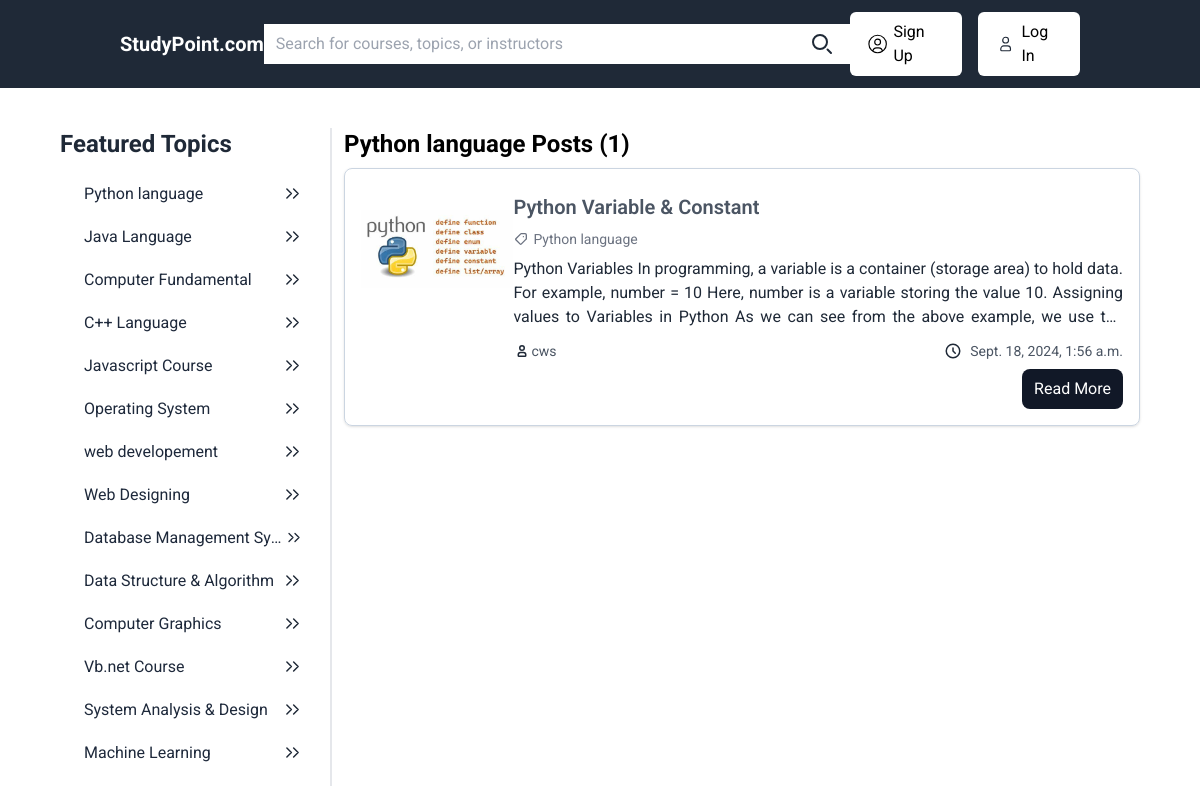
The page /filter/1 on the database its author committed.
### cms/models.py (models this page shows, shortened)
class Topic(models.Model):
    name = models.CharField(max_length=200)
    description = models.TextField()
    created_at = models.DateTimeField(auto_now_add=True)

class Content(models.Model):
    topic = models.ForeignKey(Topic, on_delete=models.CASCADE)
    title = models.CharField(max_length=200)
    content = models.TextField()
    created_at = models.DateTimeField(auto_now_add=True)
    feature_image = models.ImageField(upload_to="content/")
    author = models.ForeignKey(User, on_delete=models.SET_NULL, blank=True, null=True)
    class Meta:
        ordering = ['-title']

### cms/views.py (the view)
# urls.py: path("filter/<int:topic_id>", filter, name="filter"),
def filter(request, topic_id):
    data= {}
    topic = Topic.objects.get(pk=topic_id)
    data['title'] = f"{topic.name} Posts"
    data['categories'] = Topic.objects.all()
    data['posts'] = Content.objects.filter(topic__id=topic_id)
    return render(request, 'home.html', data)

### templates/home.html (shortened to what this page needs)
{% extends 'base.html' %}
{% block "content" %}
    <div class="flex flex-1">
        <h2 class="text-black font-bold text-2xl">{{title}} ({{posts|length}})</h2>
    </div>
    <div class="flex flex-1 flex-col mt-2">
        <div class="flex-1 flex flex-col gap-2">
            {% for post in posts %}
                <div class="flex p-4 border border-slate-300 rounded-lg shadow">
                    <div class="flex-1 items-center">
                        <img class="object-contain w-full h-32" src="{{ post.feature_image.url }}" alt="Post Image">
                    </div>
                    <div class="flex-[4]">
                        <h3 class="text-xl my-2 font-semibold text-gray-600">{{ post.title }}</h3>
                        <div class="flex flex-1 my-2">
                            <p class="text-sm flex gap-1 text-gray-500 items-center">
                                {{post.topic.name}}</p>
                        </div>
                        <p class="text-md text-justify mb-3 text-gray-800 line-clamp-3">{{ post.content }}</p>
                        <div class="flex items-cente my-2 justify-between">
                            <span class="text-sm text-gray-600 flex items-center">
                                {{ post.author }}</span>
                            <span class="ml-2 text-sm text-gray-600 flex gap-2 items-center">
                                <svg class="w-[18px] h-[18px] text-gray-800 dark:text-white" aria-hidden="true" xmlns="http://www.w3.org/2000/svg" width="24" height="24" fill="none" viewBox="0 0 24 24">
                                    <path stroke="currentColor" stroke-linecap="round" stroke-linejoin="round" stroke-width="2" d="M12 8v4l3 3m6-3a9 9 0 1 1-18 0 9 9 0 0 1 18 0Z"/>
                                  </svg>
                                {{ post.created_at }}</span>
                        </div>
                        <div class="flex flex-1 justify-end">
                            <a href="{% url 'show' post.id %}" class="bg-gray-900 rounded-lg text-white px-3 py-2 hover:bg-gray-600">Read More</a>
                        </div>
                    </div>
                </div>
            {% endfor %}
        </div>
    </div>
{% endblock %}

### templates/base.html (shortened to what this page needs)
<!DOCTYPE html>
<html lang="en">
<head>
    <script src="https://cdn.tailwindcss.com"></script>
</head>
<body>
    <div class="flex flex-1 bg-gray-800 py-3 px-[10%] justify-between items-center">
            <a href="{% url 'homepage' %}"><h1 class="text-xl font-bold text-white">StudyPoint.com</h1></a>
            <form action="{% url 'search' %}" method="get" class="flex bg-white">
                <input type="text" name="q" placeholder="Search for courses, topics, or instructors" size="60" class="bg-transparent w-full px-3 py-2 rounded-md focus:outline-none" />
                <button type="submit" class="px-4 py-2 rounded-md">
                    <svg class="w-6 h-6 text-gray-800 dark:text-white" aria-hidden="true" xmlns="http://www.w3.org/2000/svg" width="24" height="24" fill="none" viewBox="0 0 24 24">
                        <path stroke="currentColor" stroke-linecap="round" stroke-width="2" d="m21 21-3.5-3.5M17 10a7 7 0 1 1-14 0 7 7 0 0 1 14 0Z"/>
                      </svg>
                </button>
            </form>
            <div class="flex items-center">
                {% if request.user.is_authenticated %}
                <a href="{% url 'register' %}" class="px-4 mr-2 py-2 rounded-md text-white flex items-center gap-1 ">
                    <svg class="w-6 h-6 text-white" aria-hidden="true" xmlns="http://www.w3.org/2000/svg" width="24" height="24" fill="none" viewBox="0 0 24 24">
                        <path stroke="currentColor" stroke-linecap="round" stroke-linejoin="round" stroke-width="1.2" d="M12 21a9 9 0 1 0 0-18 9 9 0 0 0 0 18Zm0 0a8.949 8.949 0 0 0 4.951-1.488A3.987 3.987 0 0 0 13 16h-2a3.987 3.987 0 0 0-3.951 3.512A8.948 8.948 0 0 0 12 21Zm3-11a3 3 0 1 1-6 0 3 3 0 0 1 6 0Z"/>
                      </svg>
                    {{user.username}}
                </a>
                <a href="{% url 'logout' %}" class="px-4 py-2 rounded-md flex items-center gap-1  bg-white ">
                    <svg class="w-6 h-6 text-gray-800 dark:text-white" aria-hidden="true" xmlns="http://www.w3.org/2000/svg" width="24" height="24" fill="none" viewBox="0 0 24 24">
                        <path stroke="currentColor" stroke-linecap="round" stroke-linejoin="round" stroke-width="1.2" d="M12 21a9 9 0 1 0 0-18 9 9 0 0 0 0 18Zm0 0a8.949 8.949 0 0 0 4.951-1.488A3.987 3.987 0 0 0 13 16h-2a3.987 3.987 0 0 0-3.951 3.512A8.948 8.948 0 0 0 12 21Zm3-11a3 3 0 1 1-6 0 3 3 0 0 1 6 0Z"/>
                      </svg>
                    Logout
                </a>
                {% else %}
                <a href="{% url 'register' %}" class="px-4 py-2 rounded-md flex items-center gap-1  bg-white ">
                    Sign Up
                </a>
                <a href="{% url 'login' %}" class="px-4 py-2 ml-4 rounded-md text-black bg-white flex items-center gap-1">
                    Log In</a>
                {% endif %}
            </div>
        </div>
    <div class="flex flex-1 mt-10 px-[5%] divide-x-2">
        <div class="w-3/12">
            <h2 class="text-2xl font-bold text-gray-800">Featured Topics</h2>
            <div class="flex flex-col p-3">
                {% for cat in categories %}
                <a href="{% url 'filter' cat.id %}" class="text-slate-800 px-3 py-2 w-full  flex justify-between items-center hover:bg-slate-100">
                    <span class="truncate"> {{cat.name}}</span>
                    <svg class="w-[27px] h-[27px] text-gray-800 dark:text-white" aria-hidden="true" xmlns="http://www.w3.org/2000/svg" width="24" height="24" fill="none" viewBox="0 0 24 24">
                        <path stroke="currentColor" stroke-linecap="round" stroke-linejoin="round" stroke-width="1.3" d="m7 16 4-4-4-4m6 8 4-4-4-4"/>
                      </svg>
                   </a>
                {% endfor %}
            </div>
        </div>
        <div class="w-9/12 pl-3">
            <div class="">
                {% block "content" %}
            {% endblock %}
            </div>
        </div>
    </div>
</body>
</html>

### templates/base.html (style rules this page uses)
* { font-family: "Roboto", system-ui!important; }

### rows shown on the page
Topic: name "Python language"
Topic: name "Java Language"
Topic: name "Computer Fundamental"
Topic: name "C++ Language"
Topic: name "Javascript Course"
Topic: name "Operating System"
Topic: name "web developement"
Topic: name "Web Designing"
Topic: name "Database Management Sy…"
Topic: name "Data Structure & Algorithm"
Topic: name "Computer Graphics"
Topic: name "Vb.net Course"
Topic: name "System Analysis & Design"
Topic: name "Machine Learning"
Content: feature_image (picture), title "Python Variable & Constant", topic.name "Python language", content "Python Variables In programming, a variable is a container (storage area) to hold data. For example, number = 10 Here, number is a variable storing the value 10. Assigning values to Variables in Python As we can see from the above example, we use…", author "cws", created_at "Sept. 18, 2024, 1:56 a.m."

### other values the page prints
{{ title }} "Python language Posts"
{{ posts|length }} "1"
